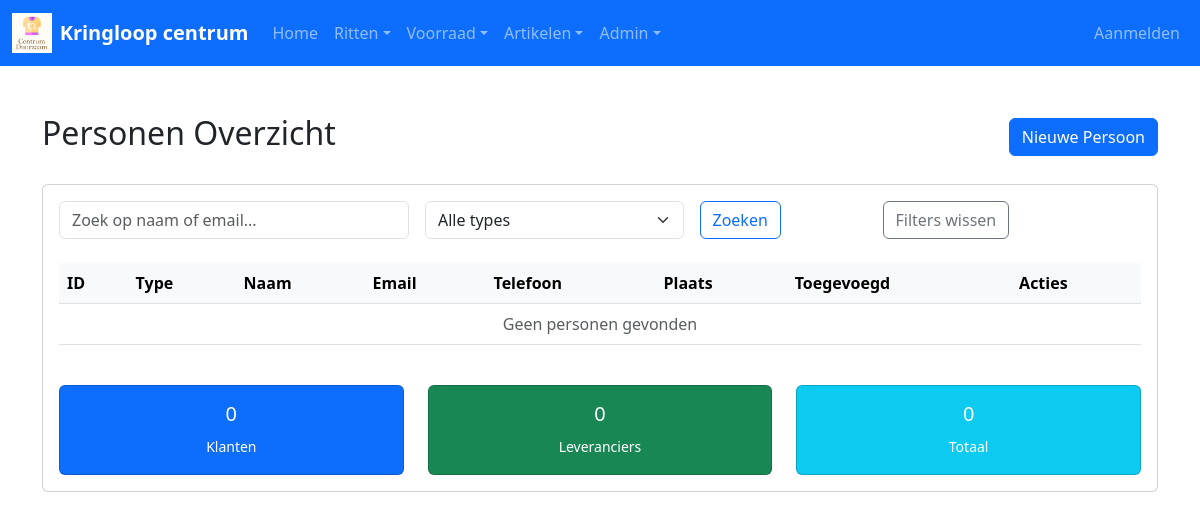
The page /admin/list_personen.php on the database as committed earlier.
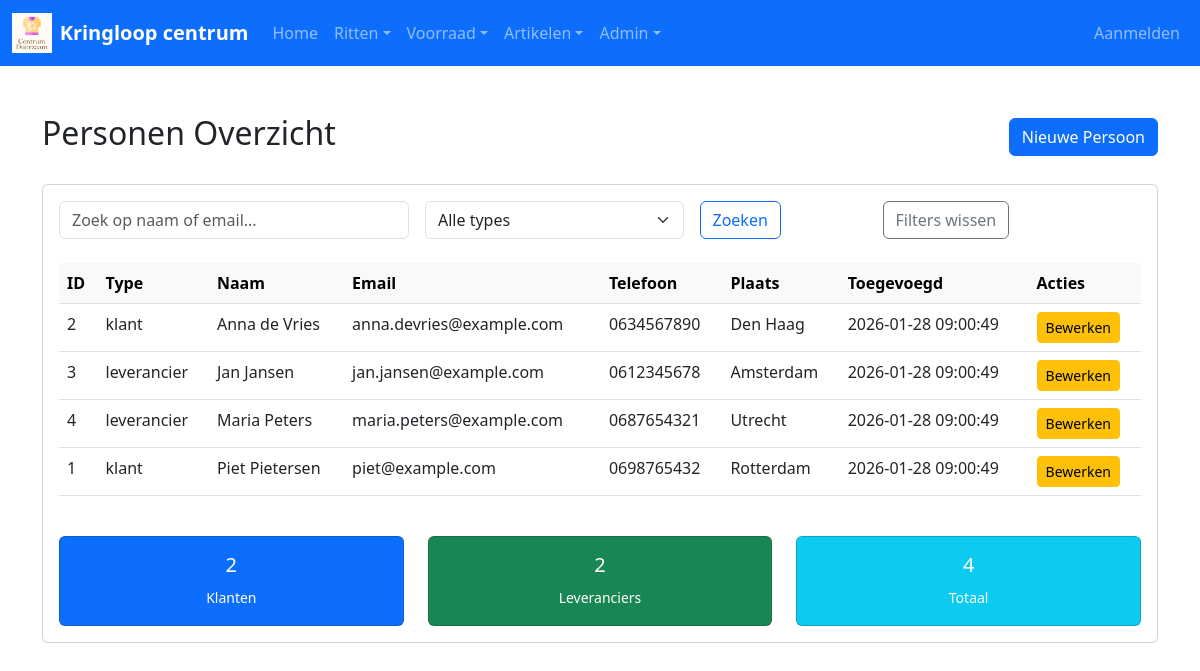
The same page on the database as committed later.
### tables this page shows
CREATE TABLE `personen` (
  `id` int NOT NULL,
  `type` enum('klant','leverancier') NOT NULL DEFAULT 'klant',
  `voornaam` varchar(100) NOT NULL,
  `achternaam` varchar(100) NOT NULL,
  `adres` varchar(255) NOT NULL,
  `plaats` varchar(100) NOT NULL,
  `postcode` varchar(10) NOT NULL,
  `email` varchar(255) NOT NULL,
  `telefoon` varchar(20) NOT NULL,
  `geboortedatum` date DEFAULT NULL,
  `datum_ingevoerd` datetime DEFAULT CURRENT_TIMESTAMP,
  `actief` tinyint(1) DEFAULT 1
);

### admin/list_personen.php (the view, shortened to what this page needs)
<?php
require_once '../includes/db.php';
$search = $_GET['search'] ?? '';
$sql = "SELECT * FROM personen WHERE actief = 1";
$params = [];
$sql .= " ORDER BY achternaam, voornaam";
$stmt = $pdo->prepare($sql);
$stmt->execute($params);
$personen = $stmt->fetchAll(PDO::FETCH_ASSOC);
include '../includes/header.php';
?>
<div class="container my-5">
    <div class="d-flex justify-content-between align-items-center mb-4">
        <h2>Personen Overzicht</h2>
        <a href="add_persoon.php" class="btn btn-primary">Nieuwe Persoon</a>
    </div>
    <div class="card">
        <div class="card-body">
            <form method="GET" class="row g-3 mb-4">
                <div class="col-md-4">
                    <input type="text" name="search" value="<?php echo htmlspecialchars($search); ?>" class="form-control" placeholder="Zoek op naam of email...">
                </div>
                <div class="col-md-3">
                    <select name="type" class="form-select">
                        <option value="">Alle types</option>
                    </select>
                </div>
                <div class="col-md-2">
                    <button type="submit" class="btn btn-outline-primary">Zoeken</button>
                </div>
                <div class="col-md-3">
                    <a href="list_personen.php" class="btn btn-outline-secondary">Filters wissen</a>
                </div>
            </form>
            <div class="table-responsive">
                <table class="table table-hover">
                    <thead class="table-light">
                        <tr>
                            <th>ID</th>
                            <th>Type</th>
                            <th>Naam</th>
                            <th>Email</th>
                            <th>Telefoon</th>
                            <th>Plaats</th>
                            <th>Toegevoegd</th>
                            <th>Acties</th>
                        </tr>
                    </thead>
                    <tbody>
                        <?php if (empty($personen)): ?>
                            <tr>
                                <td colspan="8" class="text-center text-muted">Geen personen gevonden</td>
                            </tr>
                        <?php else: ?>
                            <?php foreach ($personen as $persoon): ?>
                                <tr>
                                    <td><?php echo $persoon['id']; ?></td>
                                    <td><?php echo $persoon['type']; ?></td>
                                    <td><?php echo $persoon['voornaam'] . ' ' . $persoon['achternaam']; ?></td>
                                    <td><?php echo $persoon['email']; ?></td>
                                    <td><?php echo $persoon['telefoon']; ?></td>
                                    <td><?php echo $persoon['plaats']; ?></td>
                                    <td><?php echo $persoon['datum_ingevoerd']; ?></td>
                                    <td>
                                        <a href="edit_persoon.php?id=<?php echo $persoon['id']; ?>" class="btn btn-sm btn-warning">Bewerken</a>
                                    </td>
                                </tr>
                            <?php endforeach; ?>
                        <?php endif; ?>
                    </tbody>
                </table>
            </div>
            <div class="row mt-4">
                <div class="col-md-4">
                    <div class="card bg-primary text-white">
                        <div class="card-body text-center">
                            <h5><?php echo count(array_filter($personen, fn($p) => $p['type'] === 'klant')); ?></h5>
                            <small>Klanten</small>
                        </div>
                    </div>
                </div>
                <div class="col-md-4">
                    <div class="card bg-success text-white">
                        <div class="card-body text-center">
                            <h5><?php echo count(array_filter($personen, fn($p) => $p['type'] === 'leverancier')); ?></h5>
                            <small>Leveranciers</small>
                        </div>
                    </div>
                </div>
                <div class="col-md-4">
                    <div class="card bg-info text-white">
                        <div class="card-body text-center">
                            <h5><?php echo count($personen); ?></h5>
                            <small>Totaal</small>
                        </div>
                    </div>
                </div>
            </div>
        </div>
    </div>
</div>
<?php
include '../includes/footer.php';
?>

### includes/header.php (shortened to what this page needs)
<!DOCTYPE html>
<html lang="nl">
<head>
    <link href="https://cdn.jsdelivr.net/npm/bootstrap@5.3.0/dist/css/bootstrap.min.css" rel="stylesheet">
    <link rel="stylesheet" href="https://cdn.jsdelivr.net/npm/bootstrap-icons@1.11.0/font/bootstrap-icons.css">
    <link rel="stylesheet" href="/Kringloop/assets/css/style.css">
</head>
<body>
    <nav class="navbar navbar-expand-lg navbar-dark bg-primary">
        <div class="container-fluid">
            <a class="navbar-brand d-flex align-items-center" href="/Kringloop/index.php">
                <img src="/Kringloop/assets/img/Logo Kringloop.png" alt="Logo" class="navbar-logo me-2">
                Kringloop centrum
            </a>
            <div class="collapse navbar-collapse" id="navbarNav">
                <ul class="navbar-nav">
                    <li class="nav-item"><a class="nav-link" href="/Kringloop/index.php">Home</a></li>
                    <li class="nav-item dropdown">
                        <a class="nav-link dropdown-toggle" href="#" id="rittenDropdown" role="button" data-bs-toggle="dropdown">Ritten</a>
                    </li>
                    <li class="nav-item dropdown">
                        <a class="nav-link dropdown-toggle" href="/Kringloop/admin/list_voorraad.php" id="voorraadDropdown" role="button" data-bs-toggle="dropdown">Voorraad</a>
                    </li>
                    <li class="nav-item dropdown">
                        <a class="nav-link dropdown-toggle" href="/Kringloop/artikelen.php" id="artikelenDropdown" role="button" data-bs-toggle="dropdown">Artikelen</a>
                    </li>
                    <li class="nav-item dropdown">
                        <a class="nav-link dropdown-toggle" href="#" role="button" data-bs-toggle="dropdown">Admin</a>
                    </li>
                </ul>
                <ul class="navbar-nav ms-auto">
                    <?php if (isset($_SESSION['user_id'])): ?>
                        <li class="nav-item">
                            <span class="nav-link text-white">
                                <?php echo htmlspecialchars($_SESSION['username'] ?? 'Gebruiker', ENT_QUOTES, 'UTF-8'); ?>
                            </span>
                        </li>
                        <li class="nav-item">
                            <a class="nav-link btn btn-outline-light ms-2" href="logout.php">Uitloggen</a>
                        </li>
                    <?php else: ?>
                        <li class="nav-item">
                            <a class="nav-link btn btn-outline-light" href="login.php">Aanmelden</a>
                        </li>
                    <?php endif; ?>
                </ul>
            </div>
        </div>
    </nav>

### includes/footer.php (shortened to what this page needs)
</body>
</html>

### assets/css/style.css (style rules this page uses)
:root { --primary-blue: #3366CC; --hover-blue: #2952A3; }
.navbar-logo { height: 40px; width: auto; object-fit: contain; }
.navbar-brand { font-weight: 600; }

Rows that differ between the two databases and show on the page:
added personen: id "2", type "klant", voornaam "Anna", achternaam "de Vries", email "anna.devries@example.com", telefoon "0634567890", plaats "Den Haag", datum_ingevoerd "2026-01-28 09:00:49"
added personen: id "3", type "leverancier", voornaam "Jan", achternaam "Jansen", email "jan.jansen@example.com", telefoon "0612345678", plaats "Amsterdam", datum_ingevoerd "2026-01-28 09:00:49"
added personen: id "4", type "leverancier", voornaam "Maria", achternaam "Peters", email "maria.peters@example.com", telefoon "0687654321", plaats "Utrecht", datum_ingevoerd "2026-01-28 09:00:49"
added personen: id "1", type "klant", voornaam "Piet", achternaam "Pietersen", email "piet@example.com", telefoon "0698765432", plaats "Rotterdam", datum_ingevoerd "2026-01-28 09:00:49"
Other text that changed with them:
count(array_filter($personen, fn($p) => $p['type'] === 'klant')): "0" → "2"
count(array_filter($personen, fn($p) => $p['type'] === 'leverancier')): "0" → "2"
count($personen): "0" → "4"
text no longer shown: "Geen personen gevonden"
